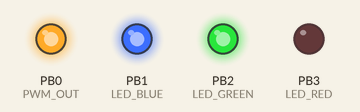
A sketch run on a simulated ATtiny85, built with avr-gcc and run on an emulated ATtiny85. Parts: output pins drawn as LEDs (lit = HIGH).

Above: at 0.1 s.
At 0.7 s:
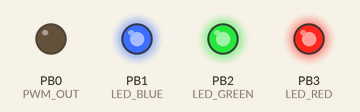
Timing chart, 0 to 2.2 s (numbered marks = the images above):
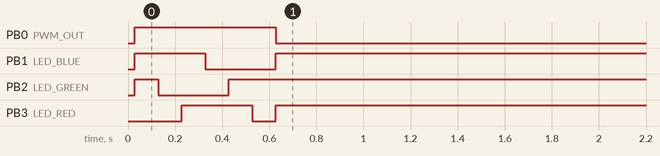

The sketch:

Simple.ino
```cpp
// Include the libraries we need
#include <OneWire.h>
#include <DallasTemperature.h>

//#define SERIAL_ENABLE

/*
// Arduino Nano pins
#define ONE_WIRE_BUS 4
#define PWM_OUT 3
#define LED_RED 6
#define LED_GREEN 7
#define LED_BLUE 8
*/

// ATTiny85 pins
#define ONE_WIRE_BUS 4
#define PWM_OUT 0
#define LED_RED 3
#define LED_GREEN 2
#define LED_BLUE 1

// temp to turn off fan
#define TEMP_OFF (27<<2)

// temp to start the fan
#define TEMP_START (29<<2)

// bitshift amount to scale fan speed with temp (where temp is <<2)
#define FAN_SCALE 1

// minimum PWM value (note that this will get shifted right by PWM_SHIFT)
#define FAN_MIN 24

// resolution of temp sensor
#define TEMP_BITS 10

#define PWM_SHIFT 3
#define PWM_MASK 0x1f

#define SETPORT(x) PORTB = (PORTB & 0xF0) | ((x) & 0x0F)

byte portbstate[4]={
  0x0E, // Idle: blue led off
  0x0C, // Idle: blue led on
  0x0A, // Running: fan off, green led on
  0x07  // Running: fan on, red led on
};

#define IDLE0 portbstate[0]
#define IDLE1 portbstate[1]
#define FAN0 portbstate[2]
#define FAN1 portbstate[3]

// states, used as indexes into pairs of values in the portbstate array
#define STATE_IDLE 0
#define STATE_RUN 2
byte state = STATE_IDLE;

// how often to check temperature. When the task counter masked with this hits zero, the temperature will be checked. 0x0fff is about 1 sec period.
#define TASK_COUNTER_MASK 0x3fff


// Setup a oneWire instance to communicate with any OneWire devices (not just Maxim/Dallas temperature ICs)
OneWire oneWire(ONE_WIRE_BUS);

// Pass our oneWire reference to Dallas Temperature.
DallasTemperature sensors(&oneWire);
DeviceAddress addr;

byte pwm_level = 0; // point at which pwm switched from on to off, within the range set by PWM_MASK.

int16_t millis_to_wait = 750;
unsigned long temperature_read_time_ms = 0;
byte pwm_counter = 0;
unsigned int task_counter = 0;

void led(byte r, byte g, byte b){
  digitalWrite(LED_RED,1-r);
  digitalWrite(LED_GREEN,1-g);
  digitalWrite(LED_BLUE,1-b);
}

void requestTemperature()
{
  sensors.requestTemperaturesByAddress(addr);
  temperature_read_time_ms = millis() + millis_to_wait;
}

bool readyToReadTemperature()
{
  return millis() > temperature_read_time_ms;
}

/*
 * The setup function. We only start the sensors here
 */
void setup(void)
{
  #ifdef SERIAL_ENABLE
  Serial.begin(57600);
  #endif

  // Start up the library
  sensors.begin();

  sensors.getAddress(addr,0);
  sensors.setResolution(addr,TEMP_BITS,true);
  sensors.setWaitForConversion(false);  // async mode, but we have to handle our own timing.
  millis_to_wait = sensors.millisToWaitForConversion(TEMP_BITS);

  pinMode(PWM_OUT,OUTPUT);
  pinMode(LED_RED,OUTPUT);
  pinMode(LED_GREEN,OUTPUT);
  pinMode(LED_BLUE,OUTPUT);

  SETPORT(FAN1);  // fan on
  led(1,0,0);  delay(100);
  led(1,1,0);  delay(100);
  led(0,1,0);  delay(100);
  led(0,1,1);  delay(100);
  led(0,0,1);  delay(100);
  led(1,0,1);  delay(100);
  led(0,0,0);
  SETPORT(FAN0); // fan off

  requestTemperature();
}


void processTemp(int16_t temp)
{
  byte newState = state;

  switch(state)
  {
    case STATE_IDLE:
      // if we've exceeded our turn-on temp, start the fan.
      if (temp >= TEMP_START){

        // kickstart the fan
        SETPORT(FAN1);  //red + fan
        delay(1000);
        SETPORT(0x08);  // blue + green while we wait for initial temp adjust

        // set the pwm to minimum
        pwm_level = FAN_MIN >> PWM_SHIFT;
        newState = STATE_RUN;
      }
    break;

    case STATE_RUN:

      // if we've dropped below our turn-off temp, revert to idle state
      if (temp <= TEMP_OFF){
        newState = STATE_IDLE;
        pwm_level = 1;
      }
      else{
        // calculate fan speed
        int16_t s = (((temp - TEMP_OFF) << FAN_SCALE) + FAN_MIN);
        if (s<0) s = 0;
        if (s>255) s = 255;
        pwm_level = (s >> PWM_SHIFT) & PWM_MASK;
      }

    break;
  }

  state = newState;
}


/*
 * Main function, get and show the temperature
 */
void loop(void)
{
  // process pwm
  byte pwm_counter_masked = pwm_counter & PWM_MASK;

  // if our pwm counter has reached our pwm level, then turn off...
  if (pwm_counter_masked == pwm_level)
  {
      SETPORT(portbstate[state]);
  }
  // otherwise if we've wrapped around to zero, turn on. Note that if pwm_level == 0, we wont reach this point.
  else if (pwm_counter_masked == 0)
  {
      SETPORT(portbstate[state+1]);
  }

  // increment task counter when pwm_counter hits zero
  if (!pwm_counter)
  {
    task_counter++;
    task_counter &= TASK_COUNTER_MASK;
    if (task_counter == 0)
    {
      if (readyToReadTemperature())
      {
          int16_t temp = sensors.getTemp(addr) >> 5;

          if(temp != DEVICE_DISCONNECTED_RAW)
          {
              processTemp(temp);

              #ifdef SERIAL_ENABLE
              Serial.print("temp,");
              Serial.print(temp>>2);
              Serial.print(",fan,");
              Serial.println(pwm_level);
              #endif
          }
          requestTemperature();
      }
    }
  }

  pwm_counter++;
}
```
